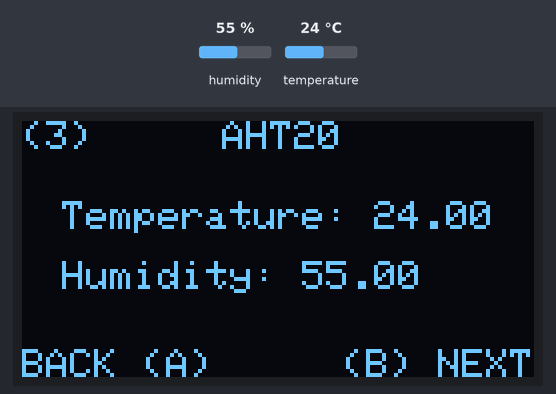
A program run on a simulated Raspberry Pi Pico running CircuitPython. Parts: 128×64 one-colour display. The test bench sets the inputs (shaded band); at power-on: humidity 55 %, temperature 24 °C.

Above: at 1.2 s.
1.3 s: humidity set to 22 %
At 2.8 s:
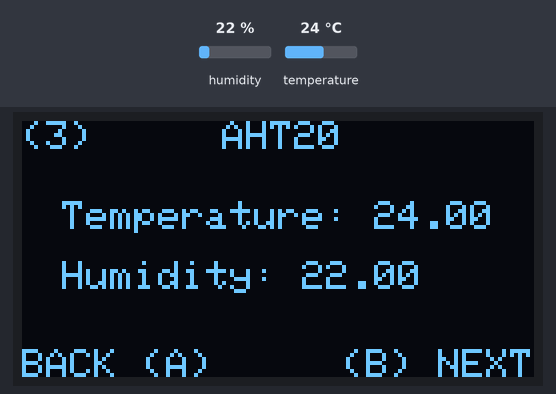
4.0 s: temperature set to 12 °C
At 5.6 s:
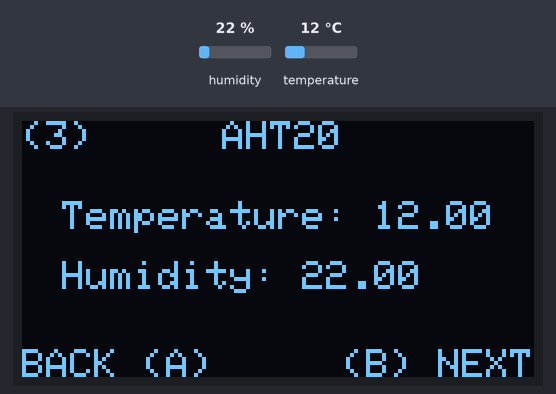
6.7 s: humidity set to 40 %
At 8.7 s:
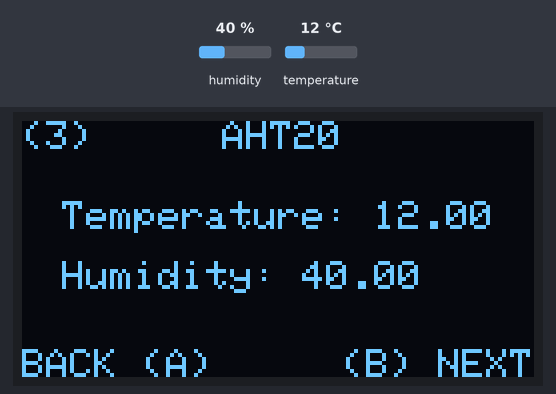
9.6 s: temperature set to 19 °C
Timing chart, 0 to 12.6 s (numbered marks = the images above; inputs shaded):
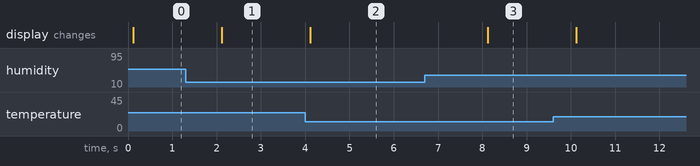

The program:

edu_aht20.py
```python
#Import necessary libraries
import board
import busio
import adafruit_ssd1306
import time
import adafruit_ahtx0

def init_oled():
    # Define the i2c GPIOs on SCL=GP5 and SDA=GP4
    global i2c
    i2c = busio.I2C(board.GP5, board.GP4)

    # Define the OLED display using the above pins
    global oled
    oled = adafruit_ssd1306.SSD1306_I2C(128, 64, i2c)

def deinit_oled():
    #Clear the OLED display
    oled.fill(0)
    oled.show()
    print("deinit I2C")
    i2c.deinit()

def init_module(i2c):
        # Initialize potentiometer on pin GP28
        global aht20_sensor
        global interval
        aht20_sensor = adafruit_ahtx0.AHTx0(i2c)
        interval = time.monotonic()

def run_module(duration, oled):
    global interval
    if time.monotonic() > interval:
        interval = time.monotonic() + duration
        #Clear the OLED display
        oled.fill(0)

        #Write the data: ('text', x , y, pixel colour)
        oled.text('AHT20', 50, 0, 1)

        oled.text("Temperature: {:.2f}".format(aht20_sensor.temperature), 10, 20, 1)
        oled.text("Humidity: {:.2f}".format(aht20_sensor.relative_humidity), 10, 35, 1)

        oled.text('(3)', 0, 0, 1)

        oled.text('BACK (A)', 0, 57, 1)
        oled.text('(B) NEXT', 80, 57, 1)
        oled.show()

def deinit_module():
    pass

if __name__ == "__main__":
    try:
        init_oled()
        init_module(i2c)
        while True:
            #Run the module with interval 2s
            run_module(2, oled)
    finally:
        deinit_module()
        deinit_oled()        
```

Measured:
- after the input at 1.3 s, the display: changes after 0.82 s (image 1)
- after the input at 4.0 s, the display: changes after 0.12 s (image 2)
- after the input at 6.7 s, the display: changes after 1.4 s (image 3)
